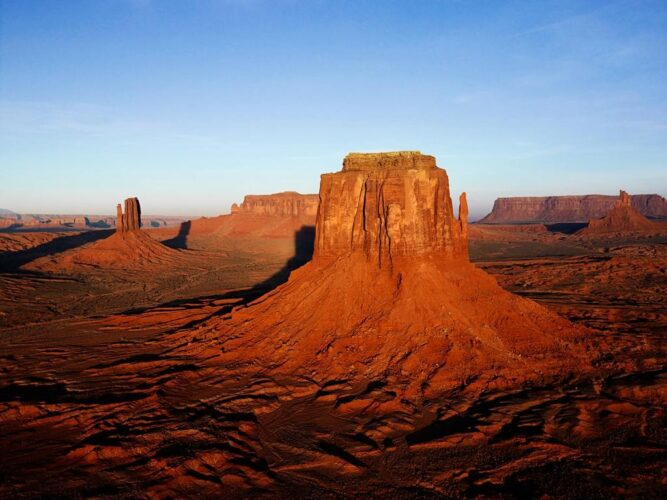
#> input picture Principal-Component-Analysis/Python/desert.jpg, 667 x 500 px, found by its file name
$ python BetterShow.py
#> lines starting #> are read from the running program, lines starting #| are printed output that depends on the picture
from PIL import Image
import numpy as np
from matplotlib import pyplot as plt
from mpl_toolkits.mplot3d import Axes3D
from sklearn.decomposition import PCA as sklearnPCA

# importing the image / size = 768*1024
filename = "C:\\Users\\nilfam\\Desktop\\Coding\Principal Component Analysis\desert.jpg"
image = Image.open(filename)
#> image is the input picture: PIL image 667x500 RGB; mean R, G, B 119.5, 99.4, 102

# image.size returns a 2-tuple
width, height = image.size
#> width = 667; height = 500

# transforming the "image" list into ndarray object "npimage"
npimage = np.array(image)

# define an array in a desired form (section 7.5 of the book) / [X1 X2 ... Xn] that Xi represents a [x1, x2, x3] for [R, G, B]
arr = []

# copying the im array into arr in the desired form
for y in range(height):
    for x in range(width):
        arr.append(npimage[y, x])
#> after the loop, arr = 333500 items

# transforming the "arr" list into ndarray object "nparr"
nparr = np.array(arr)

def show_data(nparr, ax):
    ax.scatter(nparr[:, 0], nparr[:, 1], nparr[:, 2], c='b', marker='.')
    ax.set_xlabel('Red')
    ax.set_ylabel('Green')
    ax.set_zlabel('Blue')

fig = plt.figure(figsize=plt.figaspect(1.))

# original data plot
ax = fig.add_subplot(2, 2, 1, projection='3d')
show_data(nparr, ax)
ax.set_title('Original Data')

# scikit-learn PCA plot
ax = fig.add_subplot(2, 2, 2)
sklearn_pca = sklearnPCA(n_components=2)
new_arr_sklearn = sklearn_pca.fit_transform(nparr)
#> new_arr_sklearn = 333500 pairs, first value -171.8 to 229.7, second value -99.1 to 144
ax.scatter(new_arr_sklearn[:, 0], new_arr_sklearn[:, 1], c='b', marker='.')
ax.set_xlabel('Principal Component 1')
ax.set_ylabel('Principal Component 2')
ax.set_title('Scikit-learn PCA')

# custom PCA plot
nparr_mean = nparr.mean(axis=0)
#> nparr_mean = [119.5, 99.43, 102]
nparr_mean_deviation = nparr - nparr_mean
covariance_matrix = np.cov(nparr_mean_deviation.T)
#> covariance_matrix = [[3702.6, 3620.6, 3418.2], [3620.6, 6518.6, 8113.2], [3418.2, 8113.2, 10949.6]]
eigenvalues, eigenvectors = np.linalg.eig(covariance_matrix)
#> eigenvalues = [18752.6, 2380.7, 37.53]; eigenvectors = [[-0.311, -0.89, 0.334], [-0.587, -0.0965, -0.803], [-0.747, 0.446, 0.493]]
eig_pairs = [(np.abs(eigenvalues[i]), eigenvectors[:,i]) for i in range(len(eigenvalues))]
#> eig_pairs = [(18752.6, [-0.311, -0.587, -0.747]), (2380.7, [-0.89, -0.0965, 0.446]), (37.53, [0.334, -0.803, 0.493])]
eig_pairs.sort(key=lambda x: x[0], reverse=True)
matrix_w = np.hstack((eig_pairs[0][1].reshape(3,1), eig_pairs[1][1].reshape(3,1)))
#> matrix_w = [[-0.311, -0.89], [-0.587, -0.0965], [-0.747, 0.446]]
new_arr = nparr.dot(matrix_w)
#> new_arr = 333500 pairs, first value -401.5 to 0, second value -214.4 to 28.74
ax = fig.add_subplot(2, 2, 3)
ax.scatter(new_arr[:, 0], new_arr[:, 1], c='b', marker='.')
ax.set_xlabel('Principal Component 1')
ax.set_ylabel('Principal Component 2')
ax.set_title('Custom PCA')

# new image plot
new_arr_with_zeros = np.hstack([new_arr, np.zeros([height * width, 1])])
new_image = Image.fromarray(np.reshape(new_arr_with_zeros, (height, width, 3)).astype('uint8'))
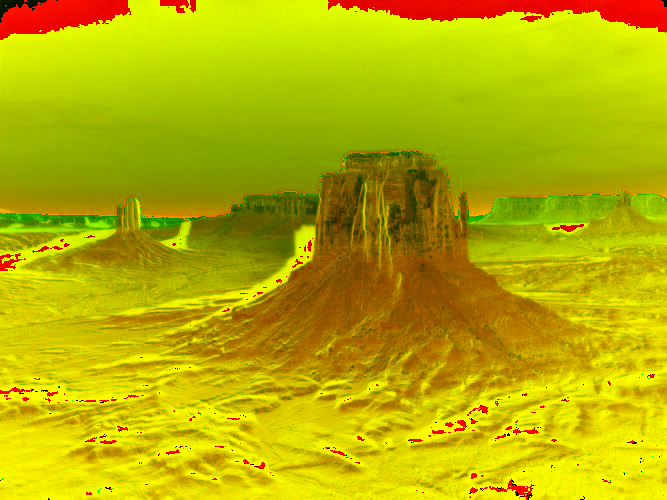
#> new_image: PIL image 667x500 RGB; mean R, G, B 184.4, 177, 0
new_image.save("new_desert.jpg")
ax = fig.add_subplot(2, 2, 4)
ax.imshow(new_image)
ax.set_title('New Image')

plt.tight_layout()
plt.show()
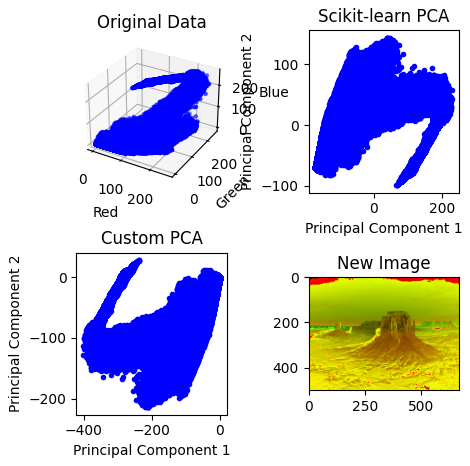
#> figure drawn by matplotlib, 4 panels
